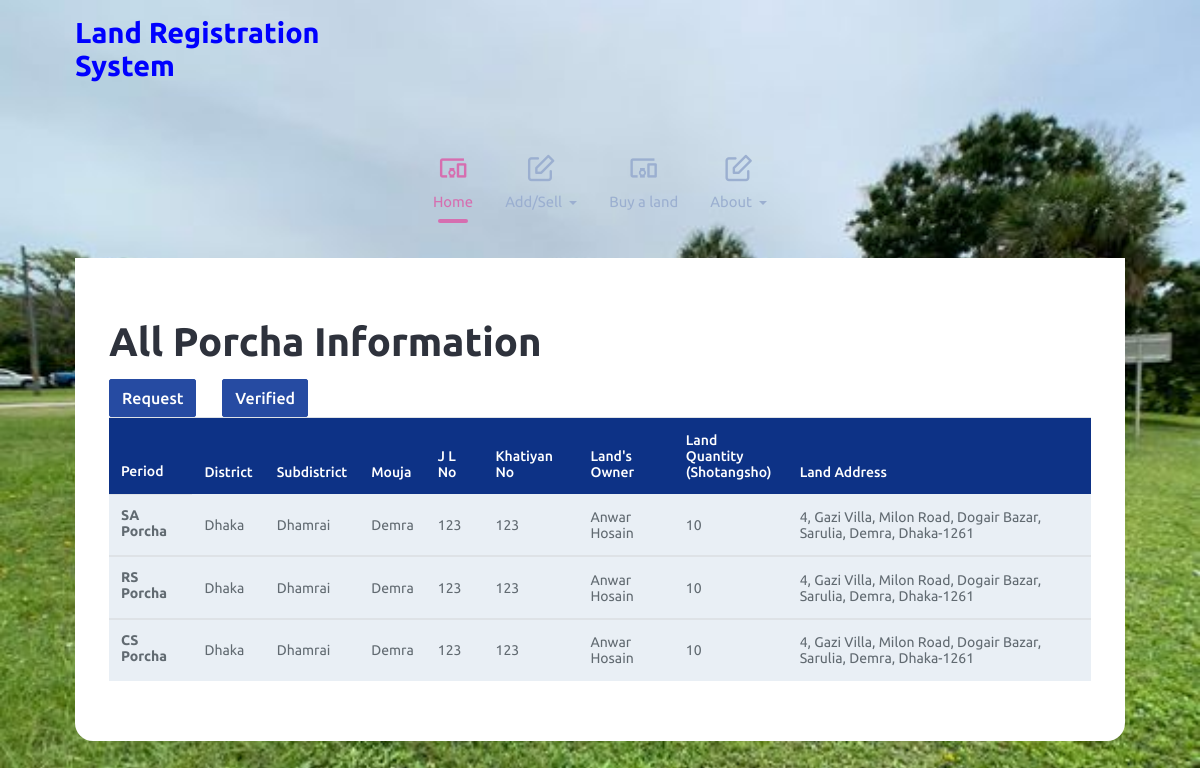
Page /details.php?id=1 on the committed database.
### tables this page shows
CREATE TABLE `sa` (
  `id` int(10) unsigned NOT NULL AUTO_INCREMENT,
  `user_id` varchar(255) DEFAULT NULL,
  `district` varchar(255) DEFAULT NULL,
  `subdistrict` varchar(255) DEFAULT NULL,
  `mouja` varchar(255) DEFAULT NULL,
  `ze_el_no` varchar(255) DEFAULT NULL,
  `khatiyan_no` varchar(255) DEFAULT NULL,
  `land_owner` varchar(255) DEFAULT NULL,
  `land_quantity` varchar(255) DEFAULT NULL,
  `land_address` varchar(255) DEFAULT NULL,
  `status` varchar(255) DEFAULT NULL,
  `comment` varchar(255) DEFAULT NULL,
  `hash` varchar(255) DEFAULT NULL,
  PRIMARY KEY (`id`),
  KEY `fk_sa_user` (`user_id`),
  CONSTRAINT `fk_sa_user` FOREIGN KEY (`user_id`) REFERENCES `user_information` (`user_id`) ON DELETE CASCADE ON UPDATE CASCADE
);

CREATE TABLE `rs` (
  `id` int(10) unsigned NOT NULL AUTO_INCREMENT,
  `user_id` varchar(255) DEFAULT NULL,
  `district` varchar(255) DEFAULT NULL,
  `subdistrict` varchar(255) DEFAULT NULL,
  `mouja` varchar(255) DEFAULT NULL,
  `ze_el_no` varchar(255) DEFAULT NULL,
  `khatiyan_no` varchar(255) DEFAULT NULL,
  `land_owner` varchar(255) DEFAULT NULL,
  `land_quantity` varchar(255) DEFAULT NULL,
  `land_address` varchar(255) DEFAULT NULL,
  `status` varchar(255) DEFAULT NULL,
  `comment` varchar(255) DEFAULT NULL,
  `hash` varchar(255) DEFAULT NULL,
  PRIMARY KEY (`id`),
  KEY `fk_rs_user` (`user_id`),
  CONSTRAINT `fk_rs_user` FOREIGN KEY (`user_id`) REFERENCES `user_information` (`user_id`) ON DELETE CASCADE ON UPDATE CASCADE
);

CREATE TABLE `cs` (
  `id` int(10) unsigned NOT NULL AUTO_INCREMENT,
  `user_id` varchar(255) DEFAULT NULL,
  `district` varchar(255) DEFAULT NULL,
  `subdistrict` varchar(255) DEFAULT NULL,
  `mouja` varchar(255) DEFAULT NULL,
  `ze_el_no` varchar(255) DEFAULT NULL,
  `khatiyan_no` varchar(255) DEFAULT NULL,
  `land_owner` varchar(255) DEFAULT NULL,
  `land_quantity` varchar(255) DEFAULT NULL,
  `land_address` varchar(255) DEFAULT NULL,
  `status` varchar(255) DEFAULT NULL,
  `comment` varchar(255) DEFAULT NULL,
  `hash` varchar(255) DEFAULT NULL,
  PRIMARY KEY (`id`),
  KEY `fk_cs_user` (`user_id`),
  CONSTRAINT `fk_cs_user` FOREIGN KEY (`user_id`) REFERENCES `user_information` (`user_id`) ON DELETE CASCADE ON UPDATE CASCADE
);

### UI/detailed_data.php (the view, shortened to what this page needs)
<div class="content-wrapper">
	<div class="row gutters">
				<div class="card-body">
					<?php
					require('database/connection.php');
				?>
				<h1>All Porcha Information</h1>
				<table id="basicExample" class="table m-0">
				<?php
					if (isset($_GET['id'])) {
					 $id=$_GET['id'];
						?>
						<thead>
							<tr>
							<th >Period</th>
							<th >District</th>
							<th >Subdistrict</th>
							<th >Mouja</th>
							<th >J L No</th>
							<th >Khatiyan No</th>
							<th >Land's Owner</th>
							<th >Land Quantity<br>(Shotangsho)</th>
							<th >Land Address</th>
						</tr>
						</thead>
					<?php
					$sql = "SELECT * from sa where id = '$id'";
					$result = mysqli_query($con,$sql);
					if (mysqli_num_rows($result)>0) {
					while($row = mysqli_fetch_assoc($result)) {
						$khatiyanno = $row['khatiyan_no'];
					?>
						<tbody>
							<tr>
							<th>SA Porcha</th>
							<td><?php echo $row['district']; ?></td>
							<td><?php echo $row['subdistrict']; ?></td>
							<td><?php echo $row['mouja']; ?></td>
							<td><?php echo $row['ze_el_no']; ?></td>
							<td><?php echo $row['khatiyan_no']; ?></td>
							<td><?php echo $row['land_owner']; ?></td>
							<td><?php echo $row['land_quantity']; ?></td>
							<td><?php echo $row['land_address']; ?></td>
						</tr>
						</tbody>
						<?php }
					}
						$sql = "SELECT * from rs where khatiyan_no = '$khatiyanno'";
						$result = mysqli_query($con,$sql);
						if (mysqli_num_rows($result)>0) {
						while($row = mysqli_fetch_assoc($result)) {
						?>
							<tbody>
								<tr>
								<th>RS Porcha</th>
								<td><?php echo $row['district']; ?></td>
								<td><?php echo $row['subdistrict']; ?></td>
								<td><?php echo $row['mouja']; ?></td>
								<td><?php echo $row['ze_el_no']; ?></td>
								<td><?php echo $row['khatiyan_no']; ?></td>
								<td><?php echo $row['land_owner']; ?></td>
								<td><?php echo $row['land_quantity']; ?></td>
								<td><?php echo $row['land_address']; ?></td>
							</tr>
							</tbody>
							<?php }
						}
						$sql = "SELECT * from cs where khatiyan_no = '$khatiyanno'";
						$result = mysqli_query($con,$sql);
						if (mysqli_num_rows($result)>0) {
						while($row = mysqli_fetch_assoc($result)) {
						?>
							<tbody>
								<tr>
								<th>CS Porcha</th>
								<td><?php echo $row['district']; ?></td>
								<td><?php echo $row['subdistrict']; ?></td>
								<td><?php echo $row['mouja']; ?></td>
								<td><?php echo $row['ze_el_no']; ?></td>
								<td><?php echo $row['khatiyan_no']; ?></td>
								<td><?php echo $row['land_owner']; ?></td>
								<td><?php echo $row['land_quantity']; ?></td>
								<td><?php echo $row['land_address']; ?></td>
							</tr>
							</tbody>
							<?php }
						}
					}
					?>
				</div>
			</div>
		</div>
</div>

### rows in the picture
sa: district "Dhaka", subdistrict "Dhamrai", mouja "Demra", ze_el_no "123", khatiyan_no "123", land_owner "Anwar Hosain", land_quantity "10", land_address "4, Gazi Villa, Milon Road, Dogair Bazar, Sarulia, Demra, Dhaka-1261"
rs: district "Dhaka", subdistrict "Dhamrai", mouja "Demra", ze_el_no "123", khatiyan_no "123", land_owner "Anwar Hosain", land_quantity "10", land_address "4, Gazi Villa, Milon Road, Dogair Bazar, Sarulia, Demra, Dhaka-1261"
cs: district "Dhaka", subdistrict "Dhamrai", mouja "Demra", ze_el_no "123", khatiyan_no "123", land_owner "Anwar Hosain", land_quantity "10", land_address "4, Gazi Villa, Milon Road, Dogair Bazar, Sarulia, Demra, Dhaka-1261"
